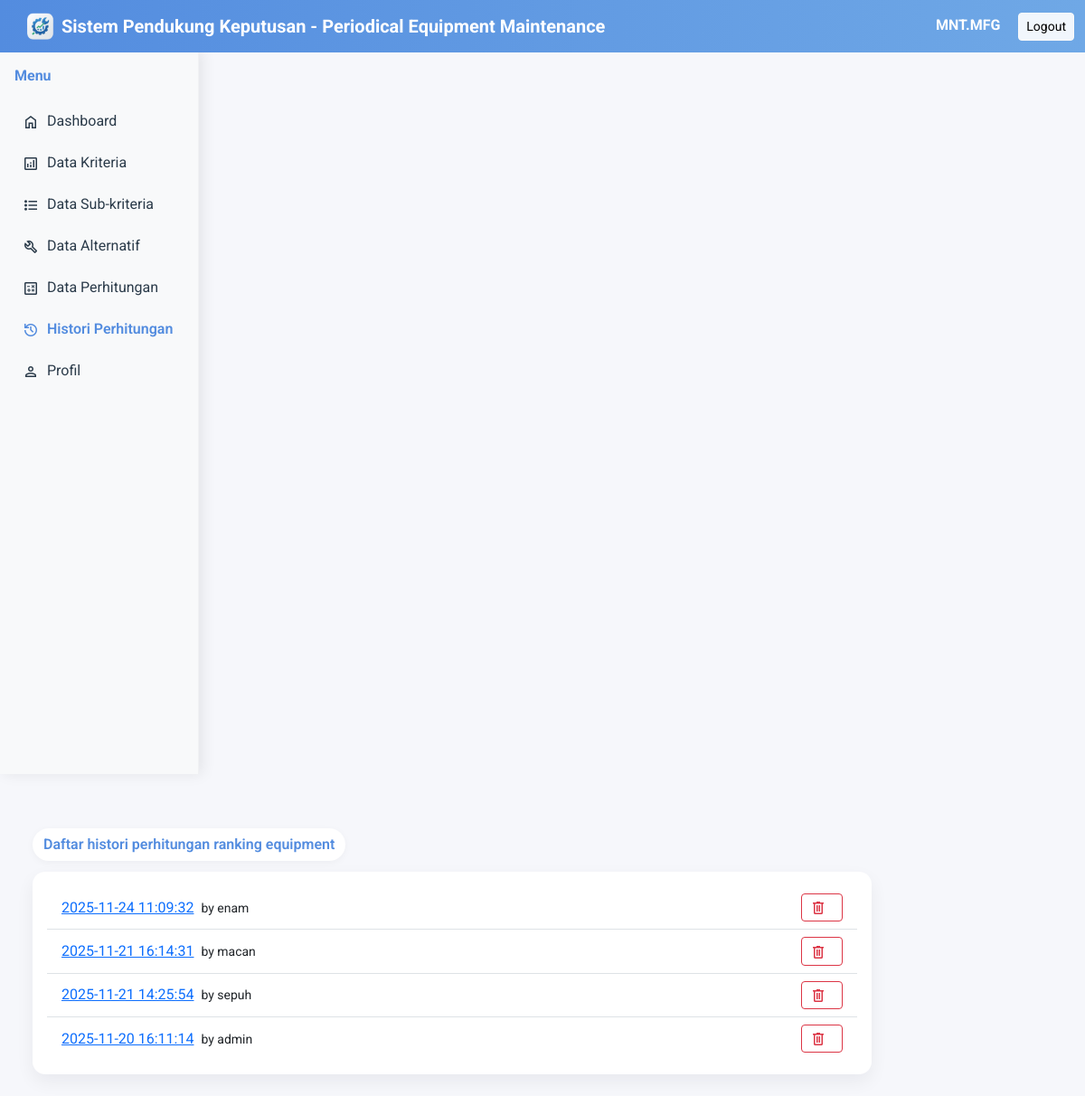
/pages/data_hasil.php (signed in), run on an earlier commit of the app's database.
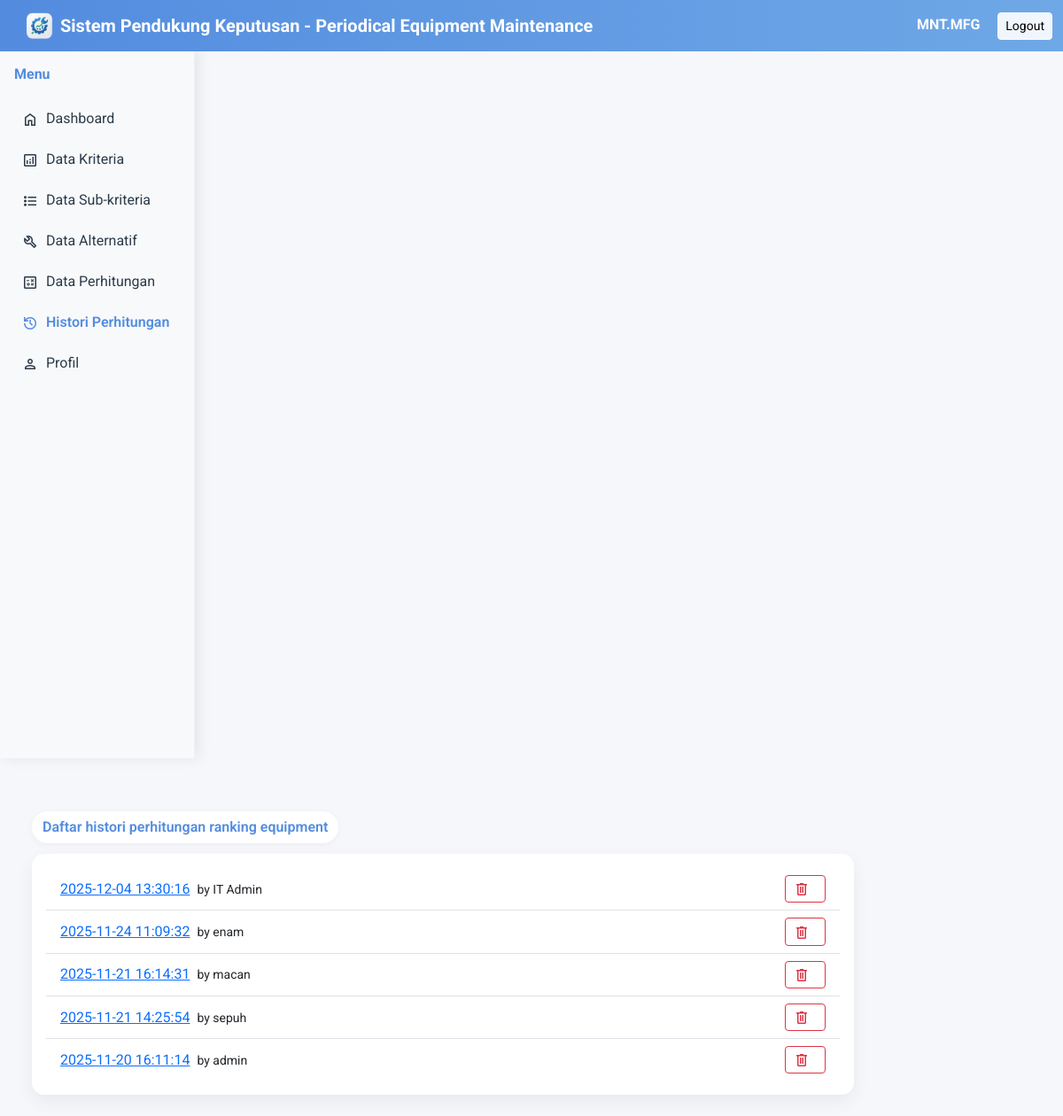
And on a later commit of the database.
### tables this page shows
CREATE TABLE `compute_history` (
  `id_history` int(11) NOT NULL,
  `computed_by` varchar(100) DEFAULT NULL,
  `computed_at` datetime DEFAULT current_timestamp(),
  `filters` text DEFAULT NULL
);

### pages/data_hasil.php (the view, shortened to what this page needs)
<?php
include('../config/db.php');
include('../includes/header.php');
include('../includes/sidebar.php');
?>
<div class="container mt-4">
  <span class="welcome-pill no-print">Daftar histori perhitungan ranking equipment</span>
<?php
if (!empty($_GET['history_id'])) {
  $hid = (int)$_GET['history_id'];
  $h = $koneksi->query("SELECT * FROM compute_history WHERE id_history=$hid")->fetch_assoc();
  if (!$h) {
      echo "<div class='alert alert-warning'>History tidak ditemukan.</div>";
  } else {
    echo "<div class='mb-2'>Perhitungan oleh <strong>".htmlspecialchars($h['computed_by'])."</strong> pada <strong>".htmlspecialchars($h['computed_at'])."</strong></div>";
    echo "<div class='mb-2'>";
    echo "<button class='btn btn-sm btn-outline-primary' onclick='window.print()'>Cetak</button> ";
    if (isset($_SESSION['role']) && $_SESSION['role'] === 'admin') {
      $formId = 'delete-form-'.intval($hid);
       echo "<form id='".$formId."' method='POST' action='/SPK-PEM/process/delete_history.php' style='display:inline'>";
       echo "<input type='hidden' name='history_id' value='".htmlspecialchars($hid)."'>";
       echo "<button type='button' data-form='".$formId."' class='btn btn-sm btn-outline-danger ms-2 btn-delete-history' title='Hapus History'>";
       echo '<span class="material-symbols-outlined">delete</span>';
       echo "</button>";
       echo "</form>";
    }
    echo "</div>";
    echo "<div class='card'><div class='card-body p-0'>
          <table class='table table-bordered mb-0'>
            <thead>
              <tr>
                <th>Rank</th>
                <th>ID</th>
                <th>Equipment</th>
                <th>Inspection Item</th>
                <th>Plant</th>
                <th>Score</th>
              </tr>
            </thead>
            <tbody>";
    $q = $koneksi->query("
          SELECT
            cr.*,
            e.equipment_name AS live_name,
            e.inspection_name AS live_inspection,
            p.plant_name AS live_plant
          FROM compute_results cr
          LEFT JOIN equipment e ON cr.id_equipment = e.id_equipment
          LEFT JOIN plant p ON e.id_plant = p.id_plant
          WHERE cr.history_id = $hid
          ORDER BY cr.score DESC
    ");
    $rank = 1;
    while($row = $q->fetch_assoc()){
      if(!empty($row['live_name'])){
        $displayName = htmlspecialchars($row['live_name']);
        $displayInspection = htmlspecialchars($row['live_inspection'] ?? '');
      } else {
        $det = json_decode($row['details'], true);
        $displayName = htmlspecialchars($det['name'] ?? '(deleted)');
        $displayInspection = htmlspecialchars($det['inspection'] ?? '');
      }
      if (!empty($row['live_plant'])) {
          $displayPlant = htmlspecialchars($row['live_plant']);
      } else {
          $det = json_decode($row['details'], true);
          $displayPlant = htmlspecialchars($det['plant'] ?? '(unknown)');
      }
      echo "<tr>
              <td>$rank</td>
              <td>".$row['id_equipment']."</td>
              <td>".$displayName."</td>
              <td>".$displayInspection."</td>
              <td>".$displayPlant."</td>
              <td>".round($row['score'],4)."</td>
            </tr>";
      $rank++;
    }
    echo "</tbody></table></div></div>";
  }
} else {
  $qh = $koneksi->query("SELECT * FROM compute_history ORDER BY computed_at DESC");
  echo "<div class='card'><div class='card-body'><ul class='list-group list-group-flush'>";
  while($hh = $qh->fetch_assoc()){
    $date = $hh['computed_at'];
    $who = htmlspecialchars($hh['computed_by']);
    echo "<li class='list-group-item d-flex justify-content-between align-items-center'>";
    echo "<div><a href='?history_id={$hh['id_history']}'>".htmlspecialchars($date)."</a> &nbsp;<small>by $who</small></div>";
    if (isset($_SESSION['role']) && $_SESSION['role'] === 'admin') {
      $fid = 'delete-form-'.intval($hh['id_history']);
       echo "<div>";
       echo "<form id='".$fid."' method='POST' action='/SPK-PEM/process/delete_history.php' style='margin:0'>";
       echo "<button type='button' data-form='".$fid."' class='btn btn-sm btn-outline-danger btn-delete-history' title='Hapus'>";
       echo "<span class=\"material-symbols-outlined\">delete</span>";
       echo "</button>";
       echo "</form>";
       echo "</div>";
    }
    echo "</li>";
  }
  echo "</ul></div></div>";
}
?>
</div>
<?php include('../includes/footer.php'); ?>

What changed in the data, as far as the page shows it:
added compute_history: computed_at "2025-12-04 13:30:16", computed_by "IT Admin"
